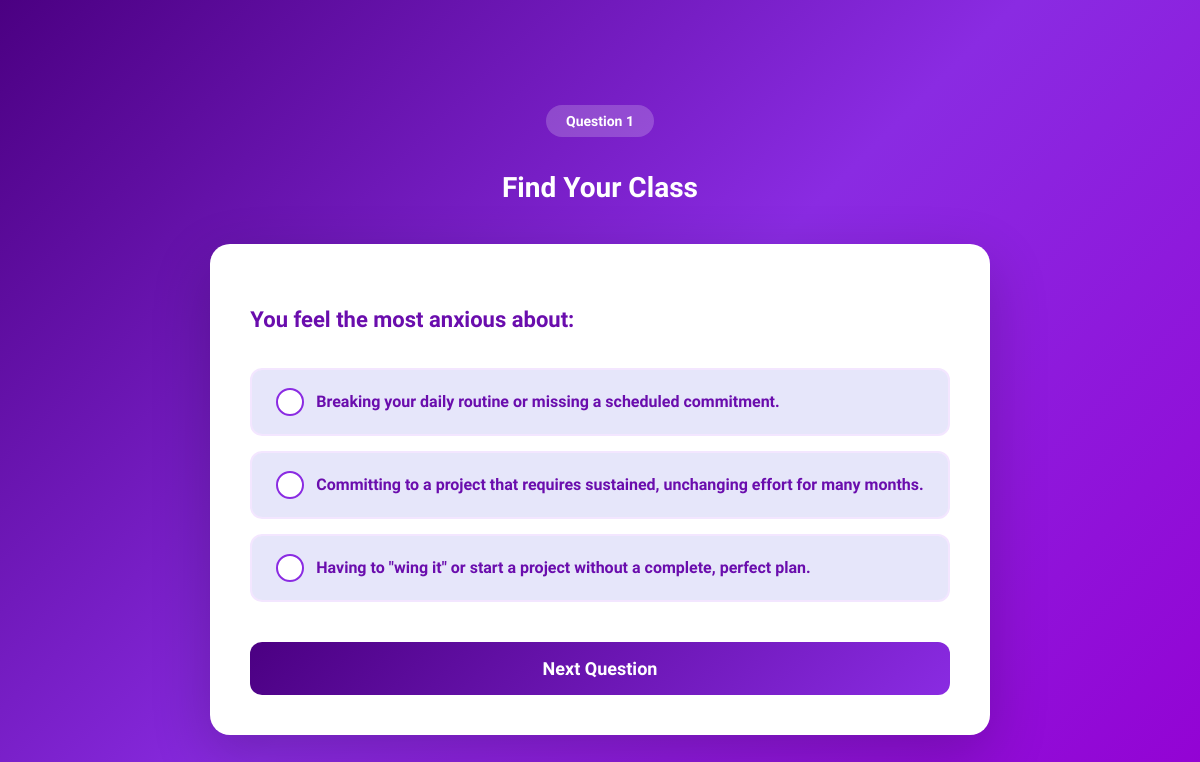
The page /quiz/1/ (signed in) on the database its author committed.
### quiz/models.py (models this page shows, shortened)
class Quiz_question(models.Model):
    text = models.CharField(max_length=200)
    option_a = models.CharField(max_length=100);#Knights
    option_b = models.CharField(max_length=100)#Ninjas
    option_c = models.CharField(max_length=100)#Alchemists

### quiz/views.py (the view, shortened to what this page needs)
# urls.py: path('quiz/', include('quiz.urls')),
@login_required
def quiz(request, pk):
    key = pk
    question = get_object_or_404(Quiz_question, id=pk)
    return render(request, "quiz/quiz.html", {"key": key, "question": question})

### templates/quiz/quiz.html (shortened to what this page needs)
{% load static %}
<!DOCTYPE html>
<html lang="en">
<head>
    <link rel="stylesheet" href="{% static 'CSS/style.css' %}">
</head>
<body class="quiz-page-body">
    <div class="quiz-container">
        <div class="quiz-header">
            <div class="quiz-counter">Question {{ key }}</div>
            <h1 class="quiz-title">Find Your Class</h1>
        </div>
        <div class="quiz-card">
            <h2 class="question-text">{{ question.text }}</h2>
            <form method="POST">
                <div class="options-container">
                    <label for="option-a" class="option-label">
                        <span class="custom-radio"></span>
                        {{ question.option_a }}
                    </label>
                    <label for="option-b" class="option-label">
                        <span class="custom-radio"></span>
                        {{ question.option_b }}
                    </label>
                    <label for="option-c" class="option-label">
                        <span class="custom-radio"></span>
                        {{ question.option_c }}
                    </label>
                </div>
                <button type="submit" class="submit-button">Next Question</button>
            </form>
        </div>
    </div>
</body>
</html>

### static/CSS/style.css (style rules this page uses)
body, html { margin: 0; padding: 0; font-family: "Trirong", serif; overflow-x: hidden; }
:root { --primary-violet: #8A2BE2; --dark-violet: #4B0082; --light-violet: #E6E6FA; --very-light-violet: #F3E6FF; --violet-text: #6A0DAD; --shadow-violet: rgba(138, 43, 226, 0.3); --transition-smooth: all 0.3s ease; }
.quiz-landing-page, .quiz-page-body { background: linear-gradient(135deg, #4B0082 0%, #8A2BE2 50%, #9400D3 100%); min-height: 100vh; display: flex; align-items: center; justify-content: center; padding: 20px; position: relative; overflow: hidden; margin: 0; }
.quiz-header { text-align: center; margin-bottom: 40px; animation: slideInDown 0.6s ease forwards; }
.quiz-counter { display: inline-block; background: rgba(255, 255, 255, 0.2); color: white; padding: 8px 20px; border-radius: 20px; font-size: 14px; font-weight: 600; margin-bottom: 15px; }
.quiz-title { font-size: 28px; color: white; margin-bottom: 10px; font-weight: 700; }
.quiz-card { background: white; border-radius: 20px; box-shadow: 0 20px 60px rgba(0, 0, 0, 0.2); padding: 40px; animation: slideInUp 0.6s ease forwards; animation-delay: 0.2s; }
.question-text { font-size: 22px; color: #6A0DAD; margin-bottom: 30px; font-weight: 700; line-height: 1.6; }
.options-container { display: flex; flex-direction: column; gap: 15px; margin-bottom: 30px; }
.option-label { display: flex; align-items: center; padding: 18px 24px; background: #E6E6FA; border: 2px solid #F3E6FF; border-radius: 12px; cursor: pointer; transition: var(--transition-smooth); font-size: 16px; color: #6A0DAD; font-weight: 600; }
.custom-radio { display: inline-flex; align-items: center; justify-content: center; width: 24px; height: 24px; border: 2px solid #8A2BE2; border-radius: 50%; margin-right: 12px; transition: var(--transition-smooth); background: white; flex-shrink: 0; }
.submit-button { width: 100%; padding: 16px; background: linear-gradient(135deg, #4B0082 0%, #8A2BE2 100%); color: white; border: none; border-radius: 12px; font-size: 18px; font-weight: 800; cursor: pointer; transition: var(--transition-smooth); font-family: "Trirong", serif; margin-top: 10px; }

### rows shown on the page
Quiz_question: text "You feel the most anxious about:", option_a "Breaking your daily routine or missing a scheduled commitment.", option_b "Committing to a project that requires sustained, unchanging effort for many months.", option_c "Having to \"wing it\" or start a project without a complete, perfect plan."

### other values the page prints
{{ key }} "1"
